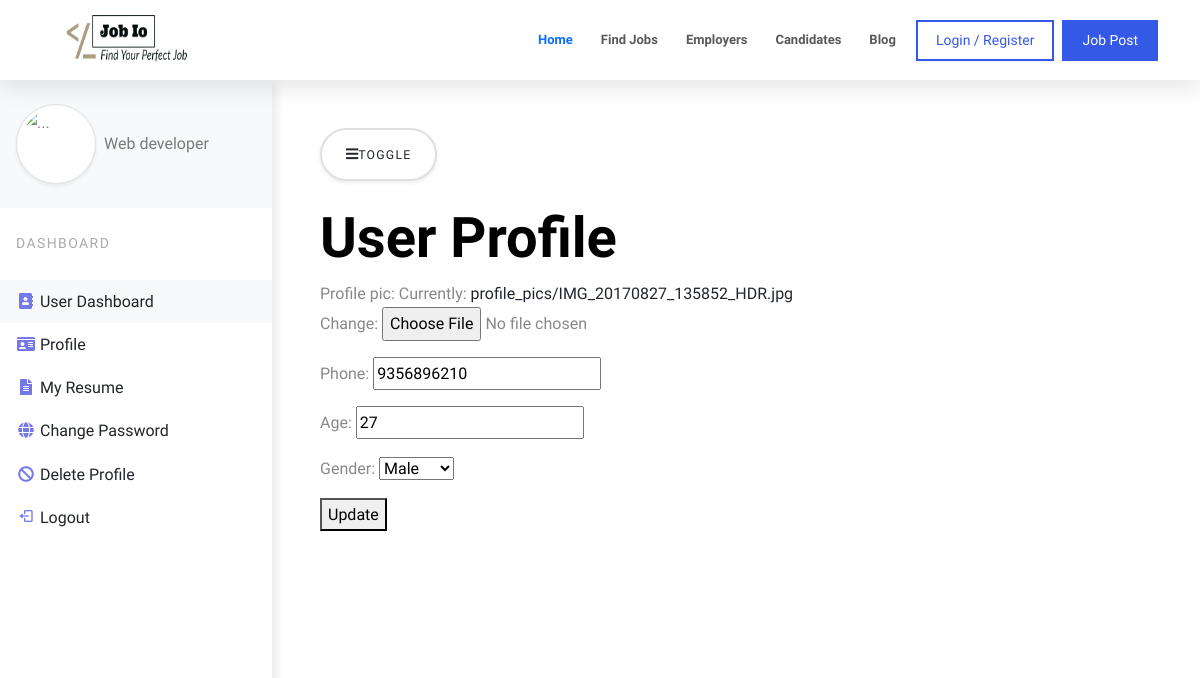
/accounts/my-profile/9, run on an earlier commit of the app's database.
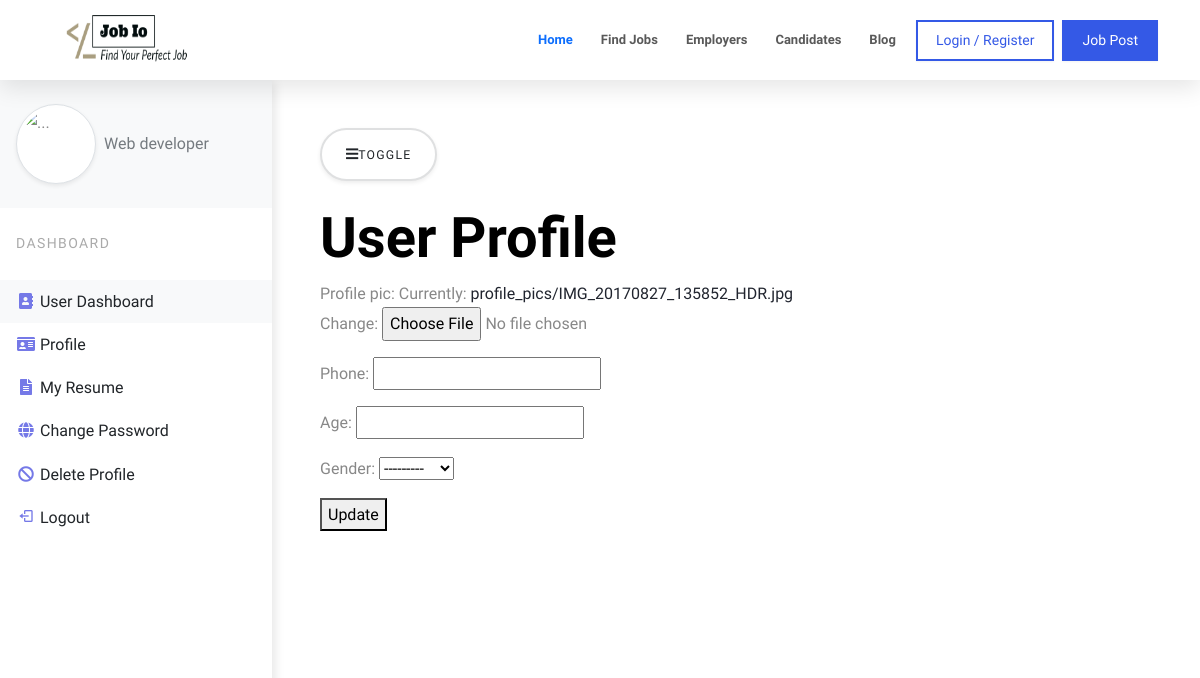
And on a later commit of the database.
### accounts/models.py (models this page shows, shortened)
class EmployeeProfile(models.Model):
    employee = models.OneToOneField(Employee, on_delete=models.CASCADE)
    profile_pic = models.ImageField(default='profile_pics/default.jpg', upload_to='profile_pics')
    phone_regex = RegexValidator( regex = r'^\d{10}$',message = "phone number should exactly be in 10 digits")
    phone = models.CharField(max_length=255, validators=[phone_regex], blank = True, null=True)
    age = models.SmallIntegerField(null=True, blank=True)
    class Gender(models.TextChoices):
        MALE = "MALE", "Male"
        FEMALE = "FEMALE", "Female"
        OTHER = "OTHER", "Other"
    gender = models.CharField(_("Gender"), max_length=100, choices=Gender.choices, null=True, blank=True)

### accounts/views.py (the view)
# urls.py: path('my-profile/<int:pk>', views.UpdateProfile.as_view(), name="profile-update"),
class UpdateProfile(UpdateView):
    model = EmployeeProfile
    form_class = UpdateProfileForm
    template_name = 'accounts/myprofile.html'
    extra_context = {'login_form':AuthenticationForm, 'reg_form':EmployeeRegistrationForm, 'reg_employer_form':EmployerRegistrationForm}
    success_url = '/accounts/user-dashboard/'

### accounts/forms.py
class UpdateProfileForm(forms.ModelForm):
    class Meta:
        model = EmployeeProfile
        fields = [
            'profile_pic',
            'phone',
            'age',
            'gender'
        ]

### accounts/templatetags/custom_filters.py (called while the page is built)
def add_class(value, token):
    value.field.widget.attrs['class']=token
    return value

def add_placeholder(value, token):
    value.field.widget.attrs['placeholder']=token
    return value

### templates/accounts/myprofile.html (shortened to what this page needs)
{% extends 'index.html' %}
{% load static %}
{% load custom_filters %}
{% block head %}
<link rel="stylesheet" href="{% static 'css/profile.css' %}">
{% endblock head %}
{% block content %}
<div class="vertical-nav bg-white" id="sidebar">
    <div class="py-4 px-3 mb-4 bg-light">
        <div class="media d-flex align-items-center">
            <img loading="lazy" src="{{ user.employeeprofile.profile_pic.url }}" alt="..." width="80" height="80"
                class="mr-3 rounded-circle img-thumbnail shadow-sm">
            <div class="media-body">
                <p class="font-weight-normal text-muted mx-2 mb-0">Web developer</p>
            </div>
        </div>
    </div>
    <p class="text-gray font-weight-bold text-uppercase px-3 small pb-4 mb-0">Dashboard</p>
    <ul class="nav flex-column bg-white mb-0">
        <li class="nav-item">
            <a href="{% url 'user-dashboard' %}" class="nav-link text-dark bg-light">
                <i class="fa fa-address-book mr-3 text-primary fa-fw"></i>
                User Dashboard
            </a>
        </li>
        <li class="nav-item">
            <a href="{% url 'profile-update' user.employeeprofile.id%}" class="nav-link text-dark">
                <i class="fa fa-id-card mr-3 text-primary fa-fw"></i>
                Profile
            </a>
        </li>
        <li class="nav-item">
            <a href="#" class="nav-link text-dark">
                <i class="fas fa-file-alt mr-3 text-primary fa-fw"></i>
                My Resume
            </a>
        </li>
        <li class="nav-item">
            <a href="{% url 'update-password' %}" class="nav-link text-dark">
                <i class="fa fa-globe text-primary fa-fw"></i>
                Change Password
            </a>
        </li>
        <li class="nav-item">
            <a href="{% url 'delete-user' user.id%}" class="nav-link text-dark">
                <i class="fa fa-ban text-primary fa-fw"></i>
                Delete Profile
            </a>
        </li>
        <li class="nav-item">
            <a href="{% url 'logout' %}" class="nav-link text-dark">
                <i class='bx bx-log-out text-primary fa-fw'></i>
                logout
            </a>
        </li>
    </ul>
    <p class="text-gray font-weight-bold text-uppercase px-3 small py-4 mb-0"></p>
    <ul class="nav flex-column bg-white mb-0">
        <li class="nav-item">
            <a href="#" class="nav-link text-dark">
            </a>
        </li>
        <li class="nav-item">
            <a href="#" class="nav-link text-dark">
            </a>
        </li>
        <li class="nav-item">
            <a href="#" class="nav-link text-dark">
            </a>
        </li>
        <li class="nav-item">
            <a href="#" class="nav-link text-dark">
            </a>
        </li>
    </ul>
</div>
<div class="page-content p-5">
    <button id="sidebarCollapse" type="button" class="btn btn-light bg-white rounded-pill shadow-sm px-4 mb-4"><i
            class="fa fa-bars mr-2"></i><small class="text-uppercase font-weight-bold">Toggle</small></button>
    <form action="{% url 'profile-update' user.employeeprofile.id%}" method="post" enctype="multipart/form-data">
    <h3 class="display-4 text-black">User Profile</h3>
    <p class="lead text-black mb-0">{{form.as_p}}
    </p>
    <button type="submit" class="btn-lg btn-primary">Update</button>
</form>
</div>
{% endblock content %}

What changed in the data, as far as the page shows it:
changed EmployeeProfile: phone "9356896210" → (not shown); age "27" → (not shown); gender "Male" → "---------"
